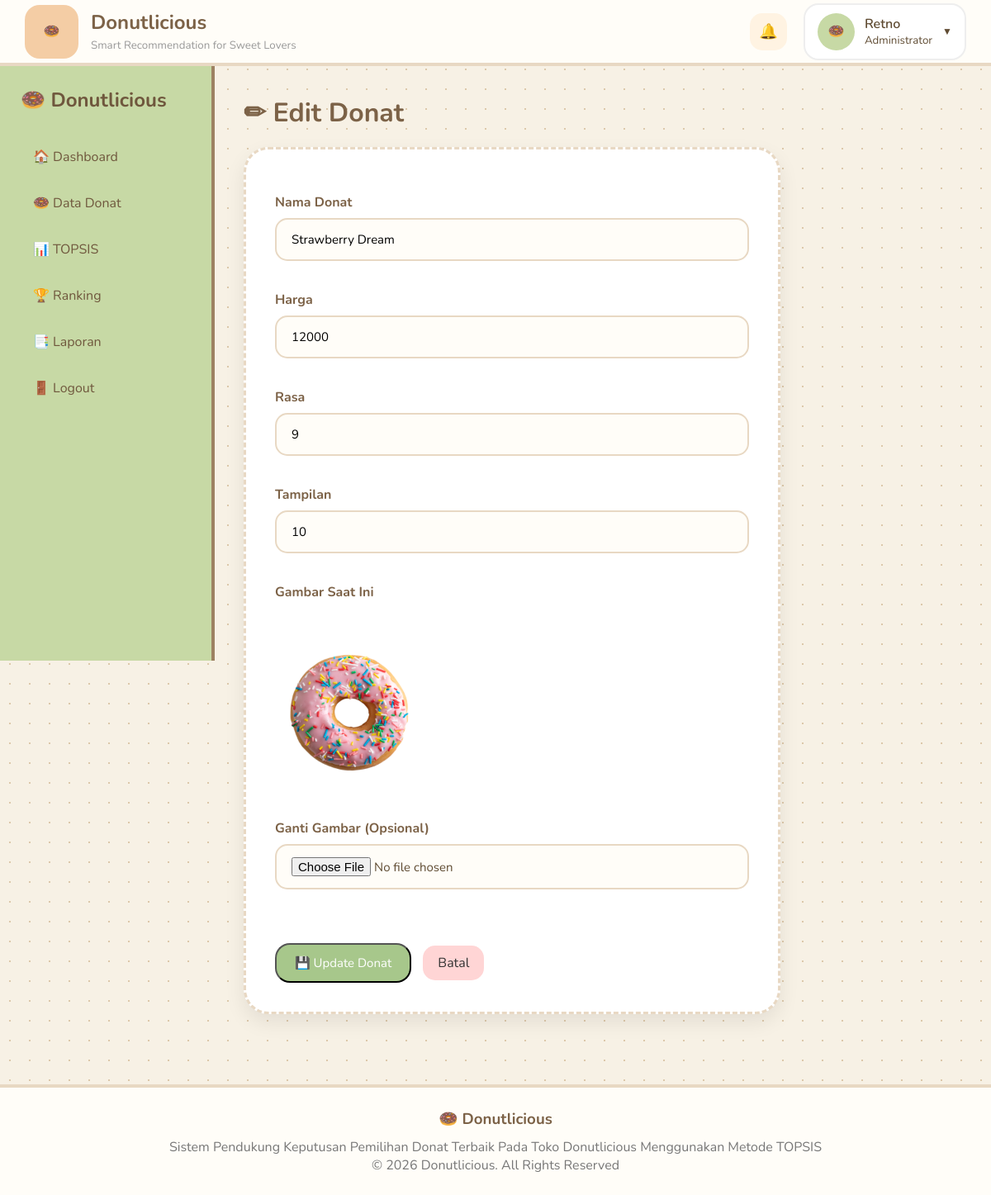
Page /admin/edit_donat.php?id=1 (signed in) on the committed database.
### tables this page shows
CREATE TABLE `donat` (
  `id_donat` int(11) NOT NULL,
  `nama_donat` varchar(100) NOT NULL,
  `harga` int(11) NOT NULL,
  `rasa` int(11) NOT NULL,
  `tampilan` int(11) NOT NULL,
  `gambar` varchar(255) DEFAULT NULL,
  `score` double DEFAULT 0
);

### admin/edit_donat.php (the view, shortened to what this page needs)
<?php
require_once __DIR__."/../config/koneksi.php";
$id = $_GET['id'];
$data = mysqli_query($conn,"SELECT * FROM donat WHERE id_donat='$id'");
$d = mysqli_fetch_assoc($data);
?>
<!DOCTYPE html>
<html>
<head>
<link rel="stylesheet"
href="../assets/css/style.css">
</head>
<body>
<?php include "../components/navbar.php"; ?>
<div class="main-wrapper">
<?php include "../components/sidebar_admin.php"; ?>
<div class="content">
<h1>✏ Edit Donat</h1>
<div class="form-card">
<form
method="POST"
enctype="multipart/form-data">
<label>Nama Donat</label>
<input
type="text"
name="nama_donat"
value="<?= $d['nama_donat']; ?>"
required>
<label>Harga</label>
<input
type="number"
name="harga"
value="<?= $d['harga']; ?>"
required>
<label>Rasa</label>
<input
type="number"
name="rasa"
min="1"
max="10"
value="<?= $d['rasa']; ?>"
required>
<label>Tampilan</label>
<input
type="number"
name="tampilan"
min="1"
max="10"
value="<?= $d['tampilan']; ?>"
required>
<label>Gambar Saat Ini</label>
<br>
<img
src="../assets/img/<?= $d['gambar']; ?>"
style="width:180px;
border-radius:20px;
margin:15px 0;">
<br>
<label>Ganti Gambar (Opsional)</label>
<input
type="file"
name="gambar"
accept="image/*">
<br><br>
<button
type="submit"
name="update"
class="btn-primary">
💾 Update Donat
</button>
<a
href="data_donat.php"
class="btn-delete">
Batal
</a>
</form>
</div>
</div>
</div>
<?php include "../components/footer.php"; ?>
</body>
</html>

### assets/css/style.css (style rules this page uses)
* { margin:0; padding:0; box-sizing:border-box; font-family:'Nunito',sans-serif; }
body { background:#f7f1e5; background-image: radial-gradient(#dcc8aa 1px, transparent 1px); background-size:24px 24px; color:#5f4b32; }
input { width:100%; padding:16px 18px; margin-bottom:18px; background:#fffdf8; border:3px solid #9d8162; border-radius:20px; font-size:15px; transition:.3s; }
.main-wrapper { display:flex; min-height:calc(100vh - 80px); }
.content { flex:1; padding:35px; }
.content h1 { margin-bottom:20px; color:#7c6247; }
.btn-primary { background:#a7c78b; color:white; padding:12px 22px; border-radius:18px; font-size:15px; }
.btn-delete { text-decoration:none; background:#ffd5d5; padding:10px 18px; border-radius:15px; color:#333; }
.form-card { background:#fff; padding:35px; border-radius:30px; border:3px dashed #e8d8c3; max-width:650px; box-shadow:0 10px 25px rgba(0,0,0,.08); }
.form-card label { display:block; margin-top:18px; margin-bottom:8px; font-weight:700; color:#7c6247; }
.form-card input { width:100%; padding:14px 18px; border:2px solid #e8d8c3; border-radius:15px; font-size:15px; font-family:'Nunito',sans-serif; outline:none; }
.form-card button { margin-top:25px; margin-right:10px; }

### rows in the picture
donat: nama_donat "Strawberry Dream", harga "12000", rasa "9", tampilan "10", gambar (picture)

### other values in the picture
$_SESSION['nama_admin'] "Retno"
